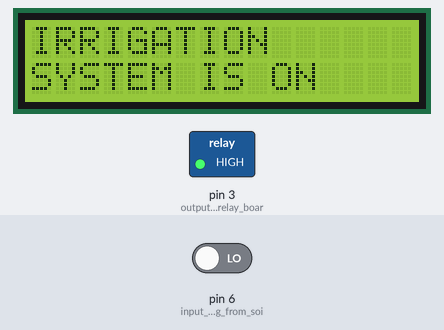
A sketch run on a simulated Arduino Uno, built with avr-gcc and run on an emulated ATmega328P. Parts: 16×2 character LCD, switched loads named in the sketch (green lamp = pin HIGH). The test bench sets the inputs (shaded band); at power-on: pin 6 (input_pin_coming_from_soi) LOW. What the sketch prints to the serial monitor is not drawn.

Above: at 1.1 s.
At 5.2 s:
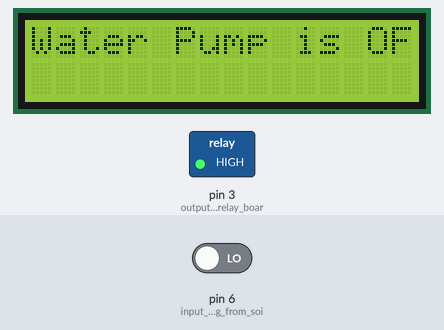
5.3 s: pin 6 (input_pin_coming_from_soi) driven HIGH
At 5.9 s:
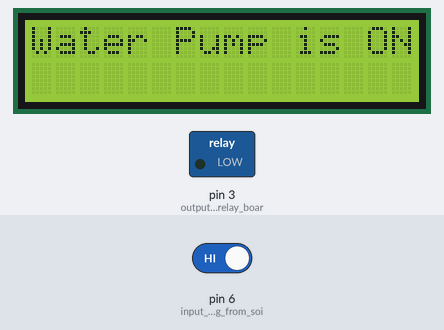
6.8 s: pin 6 (input_pin_coming_from_soi) driven LOW
At 8.3 s:
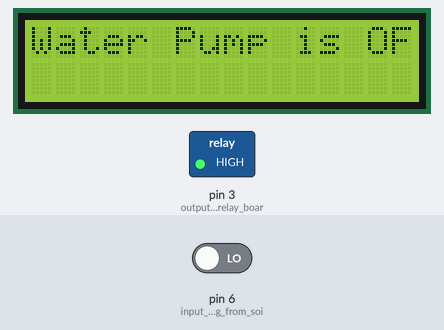
Timing chart, 0 to 9.8 s (numbered marks = the images above; inputs shaded):
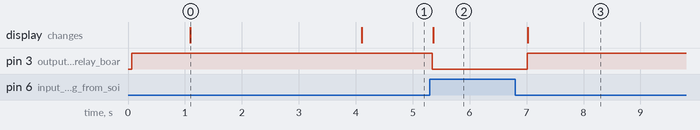

Measured:
- after the input at 5.3 s, pin 3 (output_pin_for_relay_boar): HIGH → LOW at once; the display: changes after 0.06 s (image 2)
- after the input at 6.8 s, pin 3 (output_pin_for_relay_boar): LOW → HIGH after 0.21 s; the display: changes after 0.22 s (image 3)
- what the display in image 0 shows lasts 3.0 s, from 1.1 s to 4.1 s

The sketch:

Automatic_Plant_Watering_System.ino
```cpp
#include <Wire.h>
#include <LiquidCrystal_I2C.h>
LiquidCrystal_I2C lcd(0x27, 16, 2);
void setup() {
  pinMode(3, OUTPUT); //output pin for relay board, this will sent signal to the relay
  pinMode(6, INPUT); //input pin coming from soil sensor
  //techpassion
  Serial.begin(9600);
  lcd.init();
  lcd.backlight();
  lcd.clear();
  pinMode(3, OUTPUT);
  digitalWrite(3, HIGH);
  delay(1000);
  lcd.setCursor(0, 0);
  lcd.print("IRRIGATION");
  lcd.setCursor(0, 1);
  lcd.print("SYSTEM IS ON ");
  lcd.print("");
  delay(3000);
  lcd.clear();
}

void loop() {
   int water = digitalRead(6);  // reading the coming signal from the soil sensor
  Serial.println(water);
  if (water == HIGH) // if water level is full then cut the relay
  {
    digitalWrite(3, LOW); // low is to cut the relay
    lcd.setCursor(0, 0);
    lcd.print("Water Pump is ON ");
  }
  else
  {
    digitalWrite(3, HIGH); //high to continue proving signal and water supply
    lcd.setCursor(0, 0);
    lcd.print("Water Pump is OFF");
  }
  delay(400);
}
```
